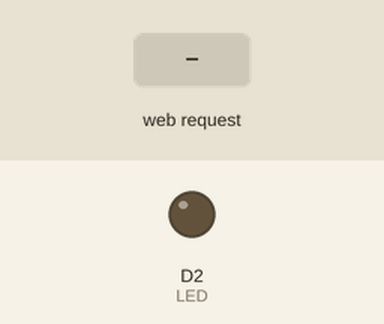
This sketch was run on a simulated ESP8266 (NodeMCU). Parts: output pins drawn as LEDs (lit = HIGH). Inputs (shaded band) come from the test bench. WiFi joins after 1.5 s; servers stay silent unless stated.

Above: at 2.7 s.
2.8 s: HTTP request GET /ledon received
At 3.1 s:
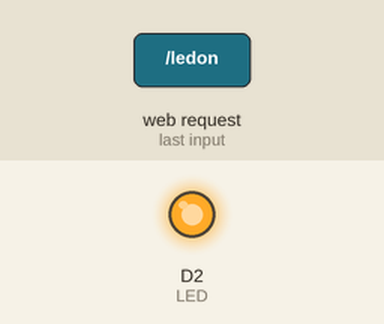
4.3 s: HTTP request GET /ledoff received
At 5.4 s:
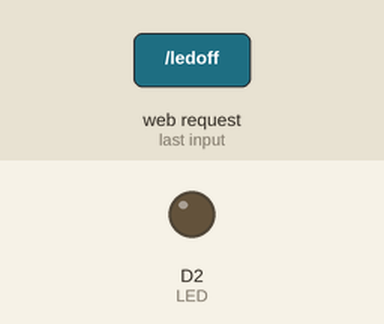
Timing chart, 0 to 7.3 s (numbered marks = the images above; inputs shaded):
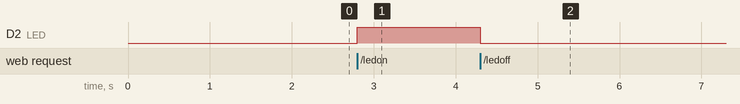

Measured:
- after the input at 2.8 s, D2 (LED): LOW → HIGH at once
- after the input at 4.3 s, D2 (LED): HIGH → LOW at once

The sketch:

browser_led.ino
```cpp
#include <ESP8266WiFi.h>

int LED = D2;
char* ssid = "********";
char* password = "********";
bool status_led = 0;

WiFiServer server(80);

void setup() {
    pinMode(LED, OUTPUT);
    digitalWrite(LED, LOW);

    WiFi.begin(ssid, password);

    while (WiFi.status() != WL_CONNECTED) {
        delay(500);
    }

    server.begin();
}

void loop() {
    WiFiClient client = server.available();

    if (!client) {
        return;
    }

    while (!client.available()) {
        delay(1);
    }

    String req = client.readStringUntil('\r');

    client.flush();

    if (req.indexOf("/ledoff") != -1) {
        status_led = 0;
        digitalWrite(LED, LOW);

        client.println("<a href='/ledon'>turn on</a>");
    } else if (req.indexOf("/ledon") != -1) {
        status_led = 1;
        digitalWrite(LED, HIGH);

        client.println("<a href='/ledoff'>turn off</a>");
    } else if (req.indexOf("/status") != -1) {
        client.println(status_led);
    }
}
```
